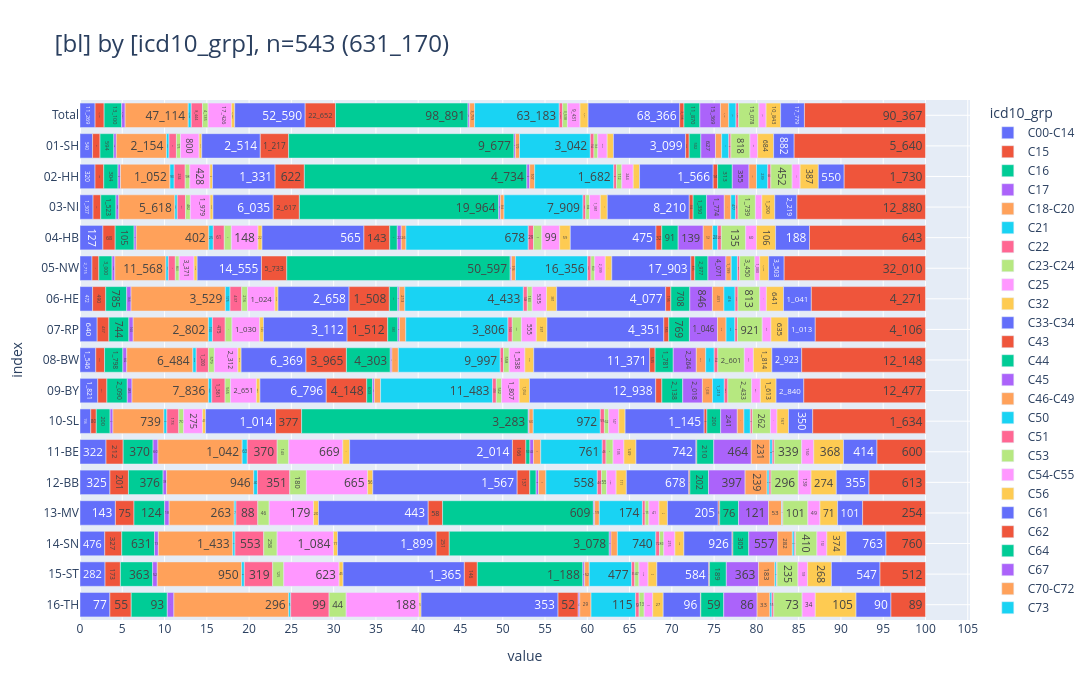

Notebook code for this chart:
### Markdown cell above
### <a id='toc1_5_2_'></a>[Diagnosegruppen](#toc0_)
- **Filter: DJ = 2024, C44 und D-Diagnosen sind eingeschlossen**

> 💡 `ZfKD`: _"Die Anteile für D-Diagnosen sind in etwa vergleichbar, die für C44 unterscheiden sich recht deutlich"_

### Code cell
_alias = "z_icd10_3d"
_df = (
    show_freqs(alias=_alias, incl_c44_and_d=True)
    .merge(dim_icd10_3d.to_df().set_index('code'), left_on=_alias, right_index=True, how="left")
    [["kkr", "code_kid", "cnt"]]
    .rename(columns={"kkr": "bl", "code_kid": "icd10_grp"})
)
_=pls.plot_stacked_bars(
    _df,
    orientation="h",
    normalize=False,
    relative=True,
    dropna=False,
    sort_values_index=False,
    show_total=True,
    height=700,
)

### Figure 1 — Plotly figure (JSON) as saved in the notebook; plotly's stock layout.template omitted (floating-point values rounded to 4 significant figures)
{"data": [{"hovertemplate": "col=C00-C14<br>value=%{x}<br>index=%{y}<br>cnt_str=%{text}<extra></extra>", "legendgroup": "C00-C14", "marker": {"color": "#636EFA", "pattern": {"shape": ""}}, "name": "C00-C14", "orientation": "h", "showlegend": true, "text": ["11_269", "540", "320", "1_307", "127", "2_715", "472", "640", "1_546", "1_821", "156", "322", "325", "143", "476", "282", "77"], "textposition": "auto", "type": "bar", "x": [11269, 540, 320, 1307, 127, 2715, 472, 640, 1546, 1821, 156, 322, 325, 143, 476, 282, 77], "xaxis": "x", "y": [" Total", "01-SH", "02-HH", "03-NI", "04-HB", "05-NW", "06-HE", "07-RP", "08-BW", "09-BY", "10-SL", "11-BE", "12-BB", "13-MV", "14-SN", "15-ST", "16-TH"], "yaxis": "y"}, {"hovertemplate": "col=C15<br>value=%{x}<br>index=%{y}<br>cnt_str=%{text}<extra></extra>", "legendgroup": "C15", "marker": {"color": "#EF553B", "pattern": {"shape": ""}}, "name": "C15", "orientation": "h", "showlegend": true, "text": ["6_751", "320", "185", "774", "68", "1_554", "490", "437", "863", "937", "80", "212", "201", "75", "327", "173", "55"], "textposition": "auto", "type": "bar", "x": [6751, 320, 185, 774, 68, 1554, 490, 437, 863, 937, 80, 212, 201, 75, 327, 173, 55], "xaxis": "x", "y": [" Total", "01-SH", "02-HH", "03-NI", "04-HB", "05-NW", "06-HE", "07-RP", "08-BW", "09-BY", "10-SL", "11-BE", "12-BB", "13-MV", "14-SN", "15-ST", "16-TH"], "yaxis": "y"}, {"hovertemplate": "col=C16<br>value=%{x}<br>index=%{y}<br>cnt_str=%{text}<extra></extra>", "legendgroup": "C16", "marker": {"color": "#00CC96", "pattern": {"shape": ""}}, "name": "C16", "orientation": "h", "showlegend": true, "text": ["13_100", "594", "304", "1_523", "105", "3_000", "785", "744", "1_798", "2_090", "200", "370", "376", "124", "631", "363", "93"], "textposition": "auto", "type": "bar", "x": [13100, 594, 304, 1523, 105, 3000, 785, 744, 1798, 2090, 200, 370, 376, 124, 631, 363, 93], "xaxis": "x", "y": [" Total", "01-SH", "02-HH", "03-NI", "04-HB", "05-NW", "06-HE", "07-RP", "08-BW", "09-BY", "10-SL", "11-BE", "12-BB", "13-MV", "14-SN", "15-ST", "16-TH"], "yaxis": "y"}, {"hovertemplate": "col=C17<br>value=%{x}<br>index=%{y}<br>cnt_str=%{text}<extra></extra>", "legendgroup": "C17", "marker": {"color": "#AB63FA", "pattern": {"shape": ""}}, "name": "C17", "orientation": "h", "showlegend": true, "text": ["2_571", "105", "53", "284", "12", "628", "163", "160", "382", "485", "41", "60", "38", "18", "73", "52", "17"], "textposition": "auto", "type": "bar", "x": [2571, 105, 53, 284, 12, 628, 163, 160, 382, 485, 41, 60, 38, 18, 73, 52, 17], "xaxis": "x", "y": [" Total", "01-SH", "02-HH", "03-NI", "04-HB", "05-NW", "06-HE", "07-RP", "08-BW", "09-BY", "10-SL", "11-BE", "12-BB", "13-MV", "14-SN", "15-ST", "16-TH"], "yaxis": "y"}, {"hovertemplate": "col=C18-C20<br>value=%{x}<br>index=%{y}<br>cnt_str=%{text}<extra></extra>", "legendgroup": "C18-C20", "marker": {"color": "#FFA15A", "pattern": {"shape": ""}}, "name": "C18-C20", "orientation": "h", "showlegend": true, "text": ["47_114", "2_154", "1_052", "5_618", "402", "11_568", "3_529", "2_802", "6_484", "7_836", "739", "1_042", "946", "263", "1_433", "950", "296"], "textposition": "auto", "type": "bar", "x": [47114, 2154, 1052, 5618, 402, 11568, 3529, 2802, 6484, 7836, 739, 1042, 946, 263, 1433, 950, 296], "xaxis": "x", "y": [" Total", "01-SH", "02-HH", "03-NI", "04-HB", "05-NW", "06-HE", "07-RP", "08-BW", "09-BY", "10-SL", "11-BE", "12-BB", "13-MV", "14-SN", "15-ST", "16-TH"], "yaxis": "y"}, {"hovertemplate": "col=C21<br>value=%{x}<br>index=%{y}<br>cnt_str=%{text}<extra></extra>", "legendgroup": "C21", "marker": {"color": "#19D3F3", "pattern": {"shape": ""}}, "name": "C21", "orientation": "h", "showlegend": true, "text": ["2_233", "109", "90", "239", "25", "547", "175", "150", "330", "340", "42", "63", "40", "7", "41", "30", "5"], "textposition": "auto", "type": "bar", "x": [2233, 109, 90, 239, 25, 547, 175, 150, 330, 340, 42, 63, 40, 7, 41, 30, 5], "xaxis": "x", "y": [" Total", "01-SH", "02-HH", "03-NI", "04-HB", "05-NW", "06-HE", "07-RP", "08-BW", "09-BY", "10-SL", "11-BE", "12-BB", "13-MV", "14-SN", "15-ST", "16-TH"], "yaxis": "y"}, {"hovertemplate": "col=C22<br>value=%{x}<br>index=%{y}<br>cnt_str=%{text}<extra></extra>", "legendgroup": "C22", "marker": {"color": "#FF6692", "pattern": {"shape": ""}}, "name": "C22", "orientation": "h", "showlegend": true, "text": ["8_444", "319", "234", "823", "61", "1_581", "437", "475", "1_200", "1_361", "173", "370", "351", "88", "553", "319", "99"], "textposition": "auto", "type": "bar", "x": [8444, 319, 234, 823, 61, 1581, 437, 475, 1200, 1361, 173, 370, 351, 88, 553, 319, 99], "xaxis": "x", "y": [" Total", "01-SH", "02-HH", "03-NI", "04-HB", "05-NW", "06-HE", "07-RP", "08-BW", "09-BY", "10-SL", "11-BE", "12-BB", "13-MV", "14-SN", "15-ST", "16-TH"], "yaxis": "y"}, {"hovertemplate": "col=C23-C24<br>value=%{x}<br>index=%{y}<br>cnt_str=%{text}<extra></extra>", "legendgroup": "C23-C24", "marker": {"color": "#B6E880", "pattern": {"shape": ""}}, "name": "C23-C24", "orientation": "h", "showlegend": true, "text": ["4_135", "175", "98", "482", "39", "863", "216", "252", "579", "565", "70", "143", "180", "46", "258", "125", "44"], "textposition": "auto", "type": "bar", "x": [4135, 175, 98, 482, 39, 863, 216, 252, 579, 565, 70, 143, 180, 46, 258, 125, 44], "xaxis": "x", "y": [" Total", "01-SH", "02-HH", "03-NI", "04-HB", "05-NW", "06-HE", "07-RP", "08-BW", "09-BY", "10-SL", "11-BE", "12-BB", "13-MV", "14-SN", "15-ST", "16-TH"], "yaxis": "y"}, {"hovertemplate": "col=C25<br>value=%{x}<br>index=%{y}<br>cnt_str=%{text}<extra></extra>", "legendgroup": "C25", "marker": {"color": "#FF97FF", "pattern": {"shape": ""}}, "name": "C25", "orientation": "h", "showlegend": true, "text": ["17_426", "800", "428", "1_979", "148", "3_371", "1_024", "1_030", "2_312", "2_651", "275", "669", "665", "179", "1_084", "623", "188"], "textposition": "auto", "type": "bar", "x": [17426, 800, 428, 1979, 148, 3371, 1024, 1030, 2312, 2651, 275, 669, 665, 179, 1084, 623, 188], "xaxis": "x", "y": [" Total", "01-SH", "02-HH", "03-NI", "04-HB", "05-NW", "06-HE", "07-RP", "08-BW", "09-BY", "10-SL", "11-BE", "12-BB", "13-MV", "14-SN", "15-ST", "16-TH"], "yaxis": "y"}, {"hovertemplate": "col=C32<br>value=%{x}<br>index=%{y}<br>cnt_str=%{text}<extra></extra>", "legendgroup": "C32", "marker": {"color": "#FECB52", "pattern": {"shape": ""}}, "name": "C32", "orientation": "h", "showlegend": true, "text": ["2_466", "112", "56", "294", "22", "714", "118", "145", "313", "362", "43", "84", "56", "20", "77", "45", "5"], "textposition": "auto", "type": "bar", "x": [2466, 112, 56, 294, 22, 714, 118, 145, 313, 362, 43, 84, 56, 20, 77, 45, 5], "xaxis": "x", "y": [" Total", "01-SH", "02-HH", "03-NI", "04-HB", "05-NW", "06-HE", "07-RP", "08-BW", "09-BY", "10-SL", "11-BE", "12-BB", "13-MV", "14-SN", "15-ST", "16-TH"], "yaxis": "y"}, {"hovertemplate": "col=C33-C34<br>value=%{x}<br>index=%{y}<br>cnt_str=%{text}<extra></extra>", "legendgroup": "C33-C34", "marker": {"color": "#636EFA", "pattern": {"shape": ""}}, "name": "C33-C34", "orientation": "h", "showlegend": true, "text": ["52_590", "2_514", "1_331", "6_035", "565", "14_555", "2_658", "3_112", "6_369", "6_796", "1_014", "2_014", "1_567", "443", "1_899", "1_365", "353"], "textposition": "auto", "type": "bar", "x": [52590, 2514, 1331, 6035, 565, 14555, 2658, 3112, 6369, 6796, 1014, 2014, 1567, 443, 1899, 1365, 353], "xaxis": "x", "y": [" Total", "01-SH", "02-HH", "03-NI", "04-HB", "05-NW", "06-HE", "07-RP", "08-BW", "09-BY", "10-SL", "11-BE", "12-BB", "13-MV", "14-SN", "15-ST", "16-TH"], "yaxis": "y"}, {"hovertemplate": "col=C43<br>value=%{x}<br>index=%{y}<br>cnt_str=%{text}<extra></extra>", "legendgroup": "C43", "marker": {"color": "#EF553B", "pattern": {"shape": ""}}, "name": "C43", "orientation": "h", "showlegend": true, "text": ["22_652", "1_217", "622", "2_617", "143", "5_733", "1_508", "1_512", "3_965", "4_148", "377", "166", "137", "58", "251", "146", "52"], "textposition": "auto", "type": "bar", "x": [22652, 1217, 622, 2617, 143, 5733, 1508, 1512, 3965, 4148, 377, 166, 137, 58, 251, 146, 52], "xaxis": "x", "y": [" Total", "01-SH", "02-HH", "03-NI", "04-HB", "05-NW", "06-HE", "07-RP", "08-BW", "09-BY", "10-SL", "11-BE", "12-BB", "13-MV", "14-SN", "15-ST", "16-TH"], "yaxis": "y"}, {"hovertemplate": "col=C44<br>value=%{x}<br>index=%{y}<br>cnt_str=%{text}<extra></extra>", "legendgroup": "C44", "marker": {"color": "#00CC96", "pattern": {"shape": ""}}, "name": "C44", "orientation": "h", "showlegend": true, "text": ["98_891", "9_677", "4_734", "19_964", "42", "50_597", "314", "380", "4_303", "603", "3_283", "50", "69", "609", "3_078", "1_188"], "textposition": "auto", "type": "bar", "x": [98891, 9677, 4734, 19964, 42, 50597, 314, 380, 4303, 603, 3283, 50, 69, 609, 3078, 1188], "xaxis": "x", "y": [" Total", "01-SH", "02-HH", "03-NI", "04-HB", "05-NW", "06-HE", "07-RP", "08-BW", "09-BY", "10-SL", "11-BE", "12-BB", "13-MV", "14-SN", "15-ST"], "yaxis": "y"}, {"hovertemplate": "col=C45<br>value=%{x}<br>index=%{y}<br>cnt_str=%{text}<extra></extra>", "legendgroup": "C45", "marker": {"color": "#AB63FA", "pattern": {"shape": ""}}, "name": "C45", "orientation": "h", "showlegend": true, "text": ["1_193", "67", "59", "169", "22", "282", "53", "58", "156", "182", "12", "44", "26", "5", "34", "20", "4"], "textposition": "auto", "type": "bar", "x": [1193, 67, 59, 169, 22, 282, 53, 58, 156, 182, 12, 44, 26, 5, 34, 20, 4], "xaxis": "x", "y": [" Total", "01-SH", "02-HH", "03-NI", "04-HB", "05-NW", "06-HE", "07-RP", "08-BW", "09-BY", "10-SL", "11-BE", "12-BB", "13-MV", "14-SN", "15-ST", "16-TH"], "yaxis": "y"}, {"hovertemplate": "col=C46-C49<br>value=%{x}<br>index=%{y}<br>cnt_str=%{text}<extra></extra>", "legendgroup": "C46-C49", "marker": {"color": "#FFA15A", "pattern": {"shape": ""}}, "name": "C46-C49", "orientation": "h", "showlegend": true, "text": ["3_759", "170", "107", "366", "26", "916", "213", "236", "636", "637", "60", "90", "80", "19", "122", "52", "29"], "textposition": "auto", "type": "bar", "x": [3759, 170, 107, 366, 26, 916, 213, 236, 636, 637, 60, 90, 80, 19, 122, 52, 29], "xaxis": "x", "y": [" Total", "01-SH", "02-HH", "03-NI", "04-HB", "05-NW", "06-HE", "07-RP", "08-BW", "09-BY", "10-SL", "11-BE", "12-BB", "13-MV", "14-SN", "15-ST", "16-TH"], "yaxis": "y"}, {"hovertemplate": "col=C50<br>value=%{x}<br>index=%{y}<br>cnt_str=%{text}<extra></extra>", "legendgroup": "C50", "marker": {"color": "#19D3F3", "pattern": {"shape": ""}}, "name": "C50", "orientation": "h", "showlegend": true, "text": ["63_183", "3_042", "1_682", "7_909", "678", "16_356", "4_433", "3_806", "9_997", "11_483", "972", "761", "558", "174", "740", "477", "115"], "textposition": "auto", "type": "bar", "x": [63183, 3042, 1682, 7909, 678, 16356, 4433, 3806, 9997, 11483, 972, 761, 558, 174, 740, 477, 115], "xaxis": "x", "y": [" Total", "01-SH", "02-HH", "03-NI", "04-HB", "05-NW", "06-HE", "07-RP", "08-BW", "09-BY", "10-SL", "11-BE", "12-BB", "13-MV", "14-SN", "15-ST", "16-TH"], "yaxis": "y"}, {"hovertemplate": "col=C51<br>value=%{x}<br>index=%{y}<br>cnt_str=%{text}<extra></extra>", "legendgroup": "C51", "marker": {"color": "#FF6692", "pattern": {"shape": ""}}, "name": "C51", "orientation": "h", "showlegend": true, "text": ["2_540", "154", "59", "272", "29", "741", "148", "160", "321", "378", "59", "46", "46", "11", "72", "35", "9"], "textposition": "auto", "type": "bar", "x": [2540, 154, 59, 272, 29, 741, 148, 160, 321, 378, 59, 46, 46, 11, 72, 35, 9], "xaxis": "x", "y": [" Total", "01-SH", "02-HH", "03-NI", "04-HB", "05-NW", "06-HE", "07-RP", "08-BW", "09-BY", "10-SL", "11-BE", "12-BB", "13-MV", "14-SN", "15-ST", "16-TH"], "yaxis": "y"}, {"hovertemplate": "col=C53<br>value=%{x}<br>index=%{y}<br>cnt_str=%{text}<extra></extra>", "legendgroup": "C53", "marker": {"color": "#B6E880", "pattern": {"shape": ""}}, "name": "C53", "orientation": "h", "showlegend": true, "text": ["3_538", "163", "112", "384", "46", "850", "183", "341", "558", "542", "62", "87", "55", "15", "80", "47", "13"], "textposition": "auto", "type": "bar", "x": [3538, 163, 112, 384, 46, 850, 183, 341, 558, 542, 62, 87, 55, 15, 80, 47, 13], "xaxis": "x", "y": [" Total", "01-SH", "02-HH", "03-NI", "04-HB", "05-NW", "06-HE", "07-RP", "08-BW", "09-BY", "10-SL", "11-BE", "12-BB", "13-MV", "14-SN", "15-ST", "16-TH"], "yaxis": "y"}, {"hovertemplate": "col=C54-C55<br>value=%{x}<br>index=%{y}<br>cnt_str=%{text}<extra></extra>", "legendgroup": "C54-C55", "marker": {"color": "#FF97FF", "pattern": {"shape": ""}}, "name": "C54-C55", "orientation": "h", "showlegend": true, "text": ["9_431", "407", "244", "1_081", "99", "2_399", "535", "555", "1_538", "1_807", "147", "135", "103", "41", "215", "103", "22"], "textposition": "auto", "type": "bar", "x": [9431, 407, 244, 1081, 99, 2399, 535, 555, 1538, 1807, 147, 135, 103, 41, 215, 103, 22], "xaxis": "x", "y": [" Total", "01-SH", "02-HH", "03-NI", "04-HB", "05-NW", "06-HE", "07-RP", "08-BW", "09-BY", "10-SL", "11-BE", "12-BB", "13-MV", "14-SN", "15-ST", "16-TH"], "yaxis": "y"}, {"hovertemplate": "col=C56<br>value=%{x}<br>index=%{y}<br>cnt_str=%{text}<extra></extra>", "legendgroup": "C56", "marker": {"color": "#FECB52", "pattern": {"shape": ""}}, "name": "C56", "orientation": "h", "showlegend": true, "text": ["6_019", "268", "134", "700", "59", "1_472", "381", "397", "870", "1_054", "91", "149", "111", "34", "173", "99", "27"], "textposition": "auto", "type": "bar", "x": [6019, 268, 134, 700, 59, 1472, 381, 397, 870, 1054, 91, 149, 111, 34, 173, 99, 27], "xaxis": "x", "y": [" Total", "01-SH", "02-HH", "03-NI", "04-HB", "05-NW", "06-HE", "07-RP", "08-BW", "09-BY", "10-SL", "11-BE", "12-BB", "13-MV", "14-SN", "15-ST", "16-TH"], "yaxis": "y"}, {"hovertemplate": "col=C61<br>value=%{x}<br>index=%{y}<br>cnt_str=%{text}<extra></extra>", "legendgroup": "C61", "marker": {"color": "#636EFA", "pattern": {"shape": ""}}, "name": "C61", "orientation": "h", "showlegend": true, "text": ["68_366", "3_099", "1_566", "8_210", "475", "17_903", "4_077", "4_351", "11_371", "12_938", "1_145", "742", "678", "205", "926", "584", "96"], "textposition": "auto", "type": "bar", "x": [68366, 3099, 1566, 8210, 475, 17903, 4077, 4351, 11371, 12938, 1145, 742, 678, 205, 926, 584, 96], "xaxis": "x", "y": [" Total", "01-SH", "02-HH", "03-NI", "04-HB", "05-NW", "06-HE", "07-RP", "08-BW", "09-BY", "10-SL", "11-BE", "12-BB", "13-MV", "14-SN", "15-ST", "16-TH"], "yaxis": "y"}, {"hovertemplate": "col=C62<br>value=%{x}<br>index=%{y}<br>cnt_str=%{text}<extra></extra>", "legendgroup": "C62", "marker": {"color": "#EF553B", "pattern": {"shape": ""}}, "name": "C62", "orientation": "h", "showlegend": true, "text": ["3_198", "153", "94", "384", "32", "895", "195", "185", "535", "632", "39", "10", "12", "6", "16", "9", "1"], "textposition": "auto", "type": "bar", "x": [3198, 153, 94, 384, 32, 895, 195, 185, 535, 632, 39, 10, 12, 6, 16, 9, 1], "xaxis": "x", "y": [" Total", "01-SH", "02-HH", "03-NI", "04-HB", "05-NW", "06-HE", "07-RP", "08-BW", "09-BY", "10-SL", "11-BE", "12-BB", "13-MV", "14-SN", "15-ST", "16-TH"], "yaxis": "y"}, {"hovertemplate": "col=C64<br>value=%{x}<br>index=%{y}<br>cnt_str=%{text}<extra></extra>", "legendgroup": "C64", "marker": {"color": "#00CC96", "pattern": {"shape": ""}}, "name": "C64", "orientation": "h", "showlegend": true, "text": ["11_870", "502", "313", "1_350", "91", "2_977", "708", "769", "1_781", "2_138", "200", "210", "202", "76", "305", "189", "59"], "textposition": "auto", "type": "bar", "x": [11870, 502, 313, 1350, 91, 2977, 708, 769, 1781, 2138, 200, 210, 202, 76, 305, 189, 59], "xaxis": "x", "y": [" Total", "01-SH", "02-HH", "03-NI", "04-HB", "05-NW", "06-HE", "07-RP", "08-BW", "09-BY", "10-SL", "11-BE", "12-BB", "13-MV", "14-SN", "15-ST", "16-TH"], "yaxis": "y"}, {"hovertemplate": "col=C67<br>value=%{x}<br>index=%{y}<br>cnt_str=%{text}<extra></extra>", "legendgroup": "C67", "marker": {"color": "#AB63FA", "pattern": {"shape": ""}}, "name": "C67", "orientation": "h", "showlegend": true, "text": ["15_369", "627", "355", "1_774", "139", "4_071", "846", "1_046", "2_264", "2_018", "241", "464", "397", "121", "557", "363", "86"], "textposition": "auto", "type": "bar", "x": [15369, 627, 355, 1774, 139, 4071, 846, 1046, 2264, 2018, 241, 464, 397, 121, 557, 363, 86], "xaxis": "x", "y": [" Total", "01-SH", "02-HH", "03-NI", "04-HB", "05-NW", "06-HE", "07-RP", "08-BW", "09-BY", "10-SL", "11-BE", "12-BB", "13-MV", "14-SN", "15-ST", "16-TH"], "yaxis": "y"}, {"hovertemplate": "col=C70-C72<br>value=%{x}<br>index=%{y}<br>cnt_str=%{text}<extra></extra>", "legendgroup": "C70-C72", "marker": {"color": "#FFA15A", "pattern": {"shape": ""}}, "name": "C70-C72", "orientation": "h", "showlegend": true, "text": ["6_156", "266", "160", "658", "52", "1_199", "431", "319", "921", "1_033", "96", "231", "239", "53", "282", "183", "33"], "textposition": "auto", "type": "bar", "x": [6156, 266, 160, 658, 52, 1199, 431, 319, 921, 1033, 96, 231, 239, 53, 282, 183, 33], "xaxis": "x", "y": [" Total", "01-SH", "02-HH", "03-NI", "04-HB", "05-NW", "06-HE", "07-RP", "08-BW", "09-BY", "10-SL", "11-BE", "12-BB", "13-MV", "14-SN", "15-ST", "16-TH"], "yaxis": "y"}, {"hovertemplate": "col=C73<br>value=%{x}<br>index=%{y}<br>cnt_str=%{text}<extra></extra>", "legendgroup": "C73", "marker": {"color": "#19D3F3", "pattern": {"shape": ""}}, "name": "C73", "orientation": "h", "showlegend": true, "text": ["5_453", "306", "239", "477", "28", "1_407", "416", "329", "834", "1_213", "93", "29", "21", "2", "36", "18", "5"], "textposition": "auto", "type": "bar", "x": [5453, 306, 239, 477, 28, 1407, 416, 329, 834, 1213, 93, 29, 21, 2, 36, 18, 5], "xaxis": "x", "y": [" Total", "01-SH", "02-HH", "03-NI", "04-HB", "05-NW", "06-HE", "07-RP", "08-BW", "09-BY", "10-SL", "11-BE", "12-BB", "13-MV", "14-SN", "15-ST", "16-TH"], "yaxis": "y"}, {"hovertemplate": "col=C81<br>value=%{x}<br>index=%{y}<br>cnt_str=%{text}<extra></extra>", "legendgroup": "C81", "marker": {"color": "#FF6692", "pattern": {"shape": ""}}, "name": "C81", "orientation": "h", "showlegend": true, "text": ["1_961", "91", "66", "242", "20", "504", "109", "96", "354", "364", "29", "24", "21", "3", "26", "7", "5"], "textposition": "auto", "type": "bar", "x": [1961, 91, 66, 242, 20, 504, 109, 96, 354, 364, 29, 24, 21, 3, 26, 7, 5], "xaxis": "x", "y": [" Total", "01-SH", "02-HH", "03-NI", "04-HB", "05-NW", "06-HE", "07-RP", "08-BW", "09-BY", "10-SL", "11-BE", "12-BB", "13-MV", "14-SN", "15-ST", "16-TH"], "yaxis": "y"}, {"hovertemplate": "col=C82-C88<br>value=%{x}<br>index=%{y}<br>cnt_str=%{text}<extra></extra>", "legendgroup": "C82-C88", "marker": {"color": "#B6E880", "pattern": {"shape": ""}}, "name": "C82-C88", "orientation": "h", "showlegend": true, "text": ["15_078", "818", "452", "1_739", "135", "3_450", "813", "921", "2_601", "2_433", "262", "339", "296", "101", "410", "235", "73"], "textposition": "auto", "type": "bar", "x": [15078, 818, 452, 1739, 135, 3450, 813, 921, 2601, 2433, 262, 339, 296, 101, 410, 235, 73], "xaxis": "x", "y": [" Total", "01-SH", "02-HH", "03-NI", "04-HB", "05-NW", "06-HE", "07-RP", "08-BW", "09-BY", "10-SL", "11-BE", "12-BB", "13-MV", "14-SN", "15-ST", "16-TH"], "yaxis": "y"}, {"hovertemplate": "col=C90<br>value=%{x}<br>index=%{y}<br>cnt_str=%{text}<extra></extra>", "legendgroup": "C90", "marker": {"color": "#FF97FF", "pattern": {"shape": ""}}, "name": "C90", "orientation": "h", "showlegend": true, "text": ["5_425", "332", "171", "649", "60", "1_080", "250", "327", "891", "897", "95", "150", "139", "49", "192", "109", "34"], "textposition": "auto", "type": "bar", "x": [5425, 332, 171, 649, 60, 1080, 250, 327, 891, 897, 95, 150, 139, 49, 192, 109, 34], "xaxis": "x", "y": [" Total", "01-SH", "02-HH", "03-NI", "04-HB", "05-NW", "06-HE", "07-RP", "08-BW", "09-BY", "10-SL", "11-BE", "12-BB", "13-MV", "14-SN", "15-ST", "16-TH"], "yaxis": "y"}, {"hovertemplate": "col=C91-C95<br>value=%{x}<br>index=%{y}<br>cnt_str=%{text}<extra></extra>", "legendgroup": "C91-C95", "marker": {"color": "#FECB52", "pattern": {"shape": ""}}, "name": "C91-C95", "orientation": "h", "showlegend": true, "text": ["10_843", "684", "387", "1_290", "106", "2_046", "641", "635", "1_814", "1_613", "167", "368", "274", "71", "374", "268", "105"], "textposition": "auto", "type": "bar", "x": [10843, 684, 387, 1290, 106, 2046, 641, 635, 1814, 1613, 167, 368, 274, 71, 374, 268, 105], "xaxis": "x", "y": [" Total", "01-SH", "02-HH", "03-NI", "04-HB", "05-NW", "06-HE", "07-RP", "08-BW", "09-BY", "10-SL", "11-BE", "12-BB", "13-MV", "14-SN", "15-ST", "16-TH"], "yaxis": "y"}, {"hovertemplate": "col=C_res<br>value=%{x}<br>index=%{y}<br>cnt_str=%{text}<extra></extra>", "legendgroup": "C_res", "marker": {"color": "#636EFA", "pattern": {"shape": ""}}, "name": "C_res", "orientation": "h", "showlegend": true, "text": ["17_779", "882", "550", "2_219", "188", "3_503", "1_041", "1_013", "2_923", "2_840", "350", "414", "355", "101", "763", "547", "90"], "textposition": "auto", "type": "bar", "x": [17779, 882, 550, 2219, 188, 3503, 1041, 1013, 2923, 2840, 350, 414, 355, 101, 763, 547, 90], "xaxis": "x", "y": [" Total", "01-SH", "02-HH", "03-NI", "04-HB", "05-NW", "06-HE", "07-RP", "08-BW", "09-BY", "10-SL", "11-BE", "12-BB", "13-MV", "14-SN", "15-ST", "16-TH"], "yaxis": "y"}, {"hovertemplate": "col=D<br>value=%{x}<br>index=%{y}<br>cnt_str=%{text}<extra></extra>", "legendgroup": "D", "marker": {"color": "#EF553B", "pattern": {"shape": ""}}, "name": "D", "orientation": "h", "showlegend": true, "text": ["90_367", "5_640", "1_730", "12_880", "643", "32_010", "4_271", "4_106", "12_148", "12_477", "1_634", "600", "613", "254", "760", "512", "89"], "textposition": "auto", "type": "bar", "x": [90367, 5640, 1730, 12880, 643, 32010, 4271, 4106, 12148, 12477, 1634, 600, 613, 254, 760, 512, 89], "xaxis": "x", "y": [" Total", "01-SH", "02-HH", "03-NI", "04-HB", "05-NW", "06-HE", "07-RP", "08-BW", "09-BY", "10-SL", "11-BE", "12-BB", "13-MV", "14-SN", "15-ST", "16-TH"], "yaxis": "y"}], "layout": {"barmode": "relative", "barnorm": "percent", "height": 700, "legend": {"title": {"text": "icd10_grp"}, "tracegroupgap": 0, "traceorder": "normal"}, "title": {"font": {"size": 24}, "text": "[bl] by [icd10_grp], n=543 (631_170)", "xanchor": "left", "y": 0.95, "yanchor": "top"}, "width": 1600, "xaxis": {"anchor": "y", "domain": [0, 1], "dtick": 5, "gridwidth": 1, "showgrid": true, "title": {"text": "value"}}, "yaxis": {"anchor": "x", "categoryarray": ["16-TH", "15-ST", "14-SN", "13-MV", "12-BB", "11-BE", "10-SL", "09-BY", "08-BW", "07-RP", "06-HE", "05-NW", "04-HB", "03-NI", "02-HH", "01-SH", " Total"], "categoryorder": "array", "domain": [0, 1], "gridwidth": 1, "showgrid": true, "title": {"text": "index"}}}}
